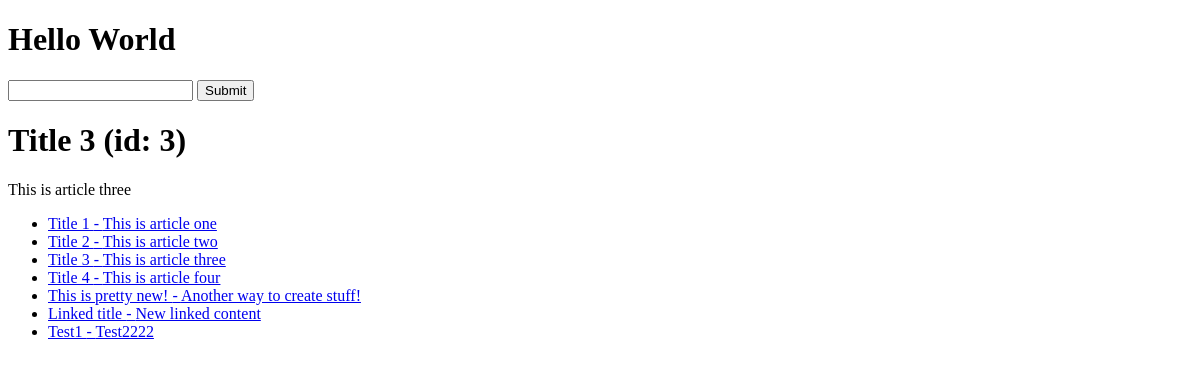
The app's page /, older data.
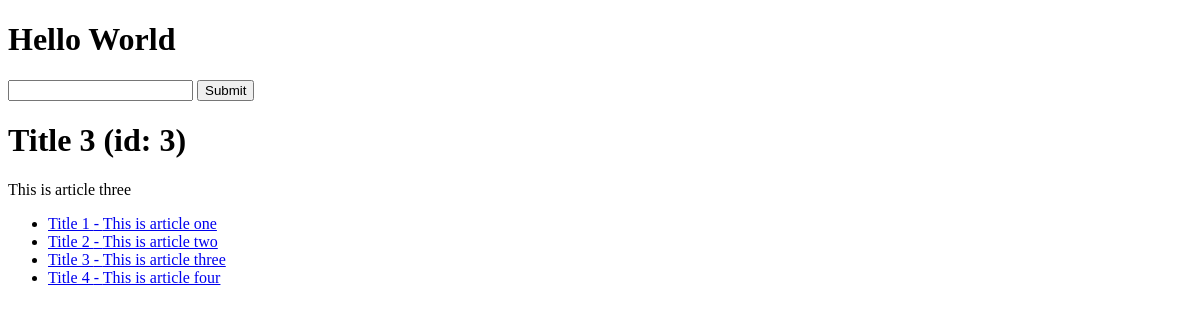
The same page, newer data.
### articles/models.py (models this page shows)
class Article(models.Model):
    title = models.TextField()
    content = models.TextField()

### trydjango/views.py (the view)
# urls.py: path('', home_view),
def home_view(request, *args, **kwargs):
    random_article_id = random.randint(1, 4)
    article_obj = Article.objects.get(id=random_article_id)
    article_query_set = Article.objects.all()
    context = {
        "object_list": article_query_set,
        "article_obj": article_obj,
        "title": article_obj.title,
        "id": article_obj.id,
        "content": article_obj.content
    }
    HTML_STRING = render_to_string('home-view.html', context=context)
    return HttpResponse(HTML_STRING)

### templates/home-view.html
{% extends "base.html" %}
{% block content %}
<h1>{{ article_obj.title }} (id: {{ id }})</h1>
<p>{{content}}</p>
<ul>
    {% for value in object_list %}
        {% if value.title %}
            <li><a href='/articles/{{value.id}}/'>{{value.title}} - {{value.content}}</a></li>
        {% endif %}
    {% endfor %}
</ul>
{% endblock content %}

### templates/base.html (shortened to what this page needs)
<!DOCTYPE html>
<html lang="en">
<head>
</head>
<body>
    <h1>Hello World</h1>
    <form action="/articles/" method="GET">
        <input type="text" name="query"/>
        <input type="submit"/>
    </form>
    {% block content %}{% endblock content %}
</body>
</html>

Row changes from the older to the newer data that the page shows:
removed Article: title "This is pretty new!", content "Another way to create stuff!"
removed Article: title "Linked title", content "New linked content"
removed Article: title "Test1", content "Test2222"
